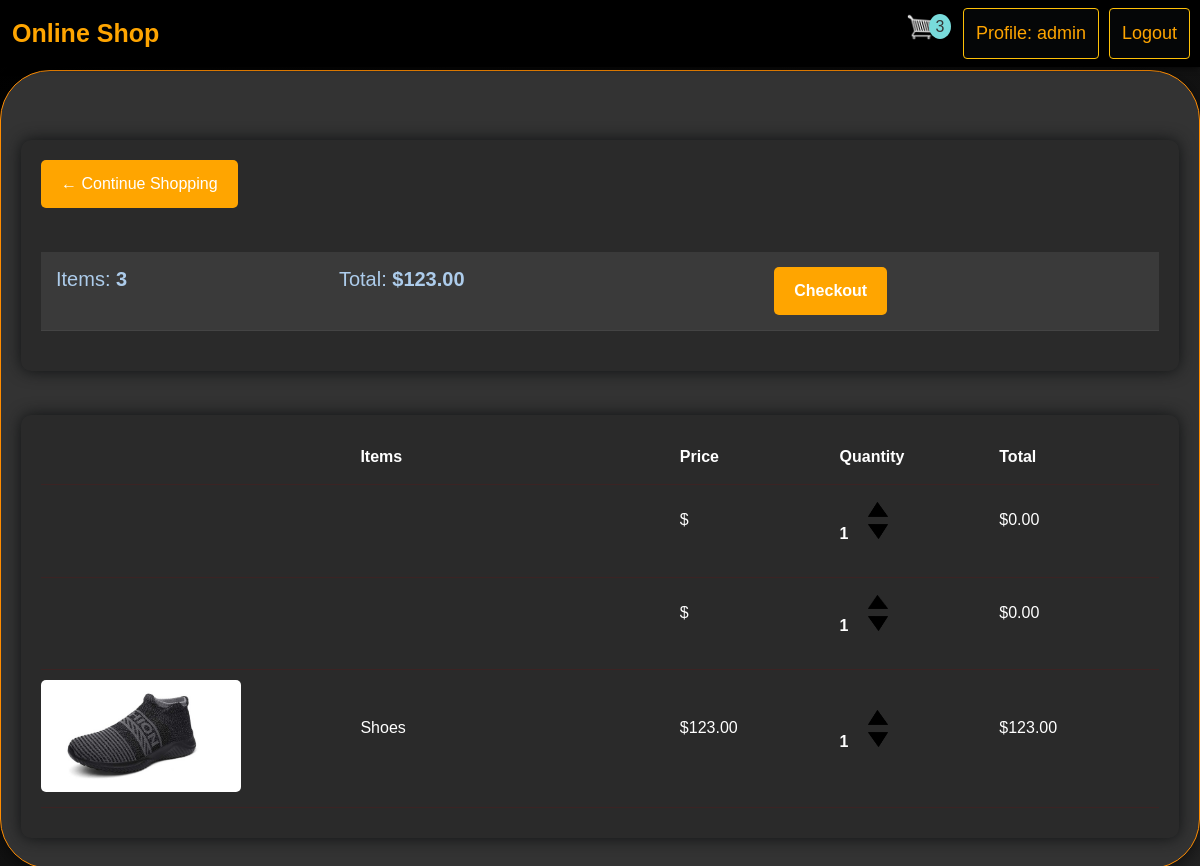
The app's page /cart/ (signed in) with its own data.
### store/models.py (models this page shows, shortened)
class Order(models.Model):
	customer = models.ForeignKey(Customer, on_delete=models.SET_NULL, null=True, blank=True)
	date_ordered = models.DateTimeField(auto_now_add=True)
	complete = models.BooleanField(default=False)
	transaction_id = models.CharField(max_length=100, null=True)
	@property
	def get_cart_total(self):
		orderitems = self.orderitem_set.all()
		total = sum([item.get_total for item in orderitems])
		return total
	@property
	def get_cart_items(self):
		orderitems = self.orderitem_set.all()
		total = sum([item.quantity for item in orderitems])
		return total

class OrderItem(models.Model):
	product = models.ForeignKey(Product, on_delete=models.SET_NULL, null=True, default=None)
	order = models.ForeignKey(Order, on_delete=models.SET_NULL, null=True)
	quantity = models.IntegerField(default=0, null=True, blank=True)
	date_added = models.DateTimeField(auto_now_add=True)
	@property
	def get_total(self):
		if self.product is not None:
			total = self.product.price * self.quantity
			return total
		else:
			return 0

class Product(models.Model):
	name = models.CharField(max_length=200)
	price = models.DecimalField(max_digits=10, decimal_places=2)
	image = models.ImageField(upload_to='products/')
	category = models.ForeignKey(Category, on_delete=models.CASCADE)
	user = models.ForeignKey(User, on_delete=models.SET_NULL, null=True, related_name='products')
	description = models.CharField(max_length=200, null=True, default="")

### store/views.py (the view)
# urls.py: path('cart/', views.cart, name="cart"),
@login_required
def cart(request):
    data = cartData(request)
    cartItems = data['cartItems']
    order = data['order']
    items = data['items']
    context = {'items': items, 'order': order, 'cartItems': cartItems}
    return render(request, 'store/cart.html', context)

### store/models.py (called while the page is built)
	def __str__(self):
		return self.name

### store/utils.py (called while the page is built)
def cartData(request):
    if request.user.is_authenticated:
        customer = request.user.customer
        order, created = Order.objects.get_or_create(
            customer=customer, complete=False)
        items = order.orderitem_set.all()
        cartItems = order.get_cart_items
    print(customer)
    return {'cartItems': cartItems, 'order': order, 'items': items}

### store/templates/store/cart.html (shortened to what this page needs)
{% extends 'store/main.html' %}
{% load static %}
{% block content %}
<div class="row">
    <div class="col-lg-12">
        <div class="box-element">
            <a class="btn-custom" href="{% url 'store:store' %}">&#x2190; Continue Shopping</a>
            <br><br>
            <table class="table">
                <tr>
                    <th>
                        <h5>Items: <strong>{{ order.get_cart_items }}</strong></h5>
                    </th>
                    <th>
                        <h5>Total: <strong>${{ order.get_cart_total|floatformat:2 }}</strong></h5>
                    </th>
                    <th>
                        <a class="btn-custom" href="{% url 'store:checkout' %}">Checkout</a>
                    </th>
                </tr>
            </table>
        </div>
        <br>
        <div class="box-element">
            <div class="cart-row">
                <div style="flex:2"><strong>Items</strong></div>
                <div style="flex:1"><strong>Price</strong></div>
                <div style="flex:1"><strong>Quantity</strong></div>
                <div style="flex:1"><strong>Total</strong></div>
            </div>
            {% for item in items %}
            <div class="cart-row">
                <div style="flex:2"><img class="row-image" src="{{ item.product.image.url }}"></div>
                <div style="flex:2">
                    <p>{{ item.product.name }}</p>
                </div>
                <div style="flex:1">
                    <p>${{ item.product.price|floatformat:2 }}</p>
                </div>
                <div style="flex:1">
                    <p class="quantity">{{ item.quantity }}</p>
                    <div class="quantity">
                        <img class="chg-quantity update-cart" data-product="{{ item.product.id }}" data-action="add"
                             src="{% static 'images/arrow-up.png' %}">
                        <img class="chg-quantity update-cart" data-product="{{ item.product.id }}" data-action="remove"
                             src="{% static 'images/arrow-down.png' %}">
                    </div>
                </div>
                <div style="flex:1">
                    <p>${{ item.get_total|floatformat:2 }}</p>
                </div>
            </div>
            {% endfor %}
        </div>
    </div>
</div>
{% endblock content %}

### store/templates/store/main.html (shortened to what this page needs)
{% load static %}
<!DOCTYPE html>
<html lang="en">
<head>
    <link href="https://cdn.jsdelivr.net/npm/bootstrap@5.3.2/dist/css/bootstrap.min.css" rel="stylesheet"
>
    <link rel="stylesheet" type="text/css" href="{% static 'css/main.css' %}">
</head>
<body>
    <nav class="header">
        <a href="{% url 'store:home' %}" class="logo" class = "margin-left: 20px;">Online Shop </a>
        <div class="header-right">
            <a href="{% url 'store:cart' %}">
                <img id="cart-icon" src="{% static 'images/cart.png' %}">
                <p style="" id="cart-total">{{ cartItems }}</p>
            </a>
            <a href="{% url 'store:profile' %}" class="btn btn-warning">Profile: {{ user.username }}</a>
            <a style = "margin-left: 10px; margin-right: 10px;" href="{% url 'store:logout' %}" class="btn btn-warning">Logout</a>
        </div>
    </nav>
    <div class="container">
        <br>
        {% block content %}
        {% endblock content %}
    </div>
</body>
</html>

### static/css/main.css (style rules this page uses)
body { background-color: hsl(0, 0%, 0%); }
h1,h2,h3,h4,h5,h6 { color:hsl(210, 60%, 80%); font-family: Arial, sans-serif; font-weight: 400; }
.box-element { box-shadow:hsl(200, 9%, 7%) 0 0 16px; background-color: #160909; border-radius: 8px; padding: 15px; font-size: 16px; }
#cart-icon { width:30px; display: inline-block; margin-left: 20px; }
#cart-total { display: inline-block; text-align: center; color:#333; background-color: #78dbdb; width: 22px; height: 25px; border-radius: 50%; font-size: 16px; margin-left: -12px; }
.col-lg-4, .col-lg-6, .col-lg-8, .col-lg-12 { margin-top: 15px; }
.btn { border-radius: 0; background-color: #050607; color: #fff; padding: 10px 20px; font-size: 16px; }
.row-image { width: 120px; }
.cart-row { display: flex; align-items: flex-stretch; padding-bottom: 15px; margin-bottom: 15px; border-bottom: 1px solid #3b2323; }
.quantity { display: inline-block; font-weight: 700; padding-right:15px; font-size: 16px; }
.chg-quantity { width: 15px; cursor: pointer; display: block; margin-top: 7px; transition:.1s; }

### store/templates/store/main.html (style rules this page uses)
body { background: linear-gradient(to bottom right, #000, #222); font-family: 'Roboto', sans-serif; color: #f8f9fa; margin: 0; padding-top: 70px; }
.box-element { background-color: #2a2a2a; border-radius: 10px; padding: 20px; margin: 10px 0; transition: transform 0.3s; }
.table { width: 100%; margin: 20px 0; border-collapse: collapse; }
.table th, .table td { padding: 15px; text-align: left; border-bottom: 1px solid #444; }
.table th { background-color: #3a3a3a; }
.header { display: flex; justify-content: space-between; align-items: center; width: 100%; background-color: #000; padding: 0; box-shadow: 0 2px 5px rgba(0, 0, 0, 0.5); position: fixed; top: 0; left: 0; z-index: 10; }
.header a { color: orange; text-align: center; padding: 12px; text-decoration: none; font-size: 18px; line-height: 25px; border-radius: 4px; transition: background-color 0.3s, transform 0.3s; }
.header a.logo { font-size: 25px; font-weight: bold; }
.header-right { display: flex; align-items: center; }
.container { max-width: 1200px; padding: 20px; border: 1px solid #ff8c00; border-radius: 50px; background-color: #333; box-shadow: 0 4px 16px rgba(0, 0, 0, 0.5); animation: fadeIn 0.5s ease-in; transition: transform 0.3s; }

### store/templates/store/cart.html (style rules this page uses)
body { background-color: #121212; color: white; font-family: Arial, sans-serif; }
.box-element { background-color: #2a2a2a; border-radius: 10px; padding: 20px; margin: 10px 0; transition: transform 0.3s; }
.table { width: 100%; margin: 20px 0; border-collapse: collapse; }
.table th, .table td { padding: 15px; text-align: left; border-bottom: 1px solid #444; }
.table th { background-color: #3a3a3a; }
.btn-custom { background-color: #FFA500; border: none; border-radius: 5px; padding: 12px 20px; color: white; text-align: center; text-decoration: none; transition: background-color 0.3s, transform 0.3s; display: inline-block; }
.cart-row { display: flex; align-items: center; margin: 10px 0; transition: background-color 0.3s; }
.row-image { width: 200px; height: auto; border-radius: 5px; }
.chg-quantity { width: 20px; cursor: pointer; transition: transform 0.2s; }

### records on screen
Order: get_cart_items "3", get_cart_total "123.00"
OrderItem: quantity "1", get_total "0.00"
OrderItem: quantity "1", get_total "0.00"
OrderItem: product.image (picture), product.name "Shoes", product.price "123.00", quantity "1", get_total "123.00"

### other values on screen
{{ cartItems }} "3"
{{ user.username }} "admin"
